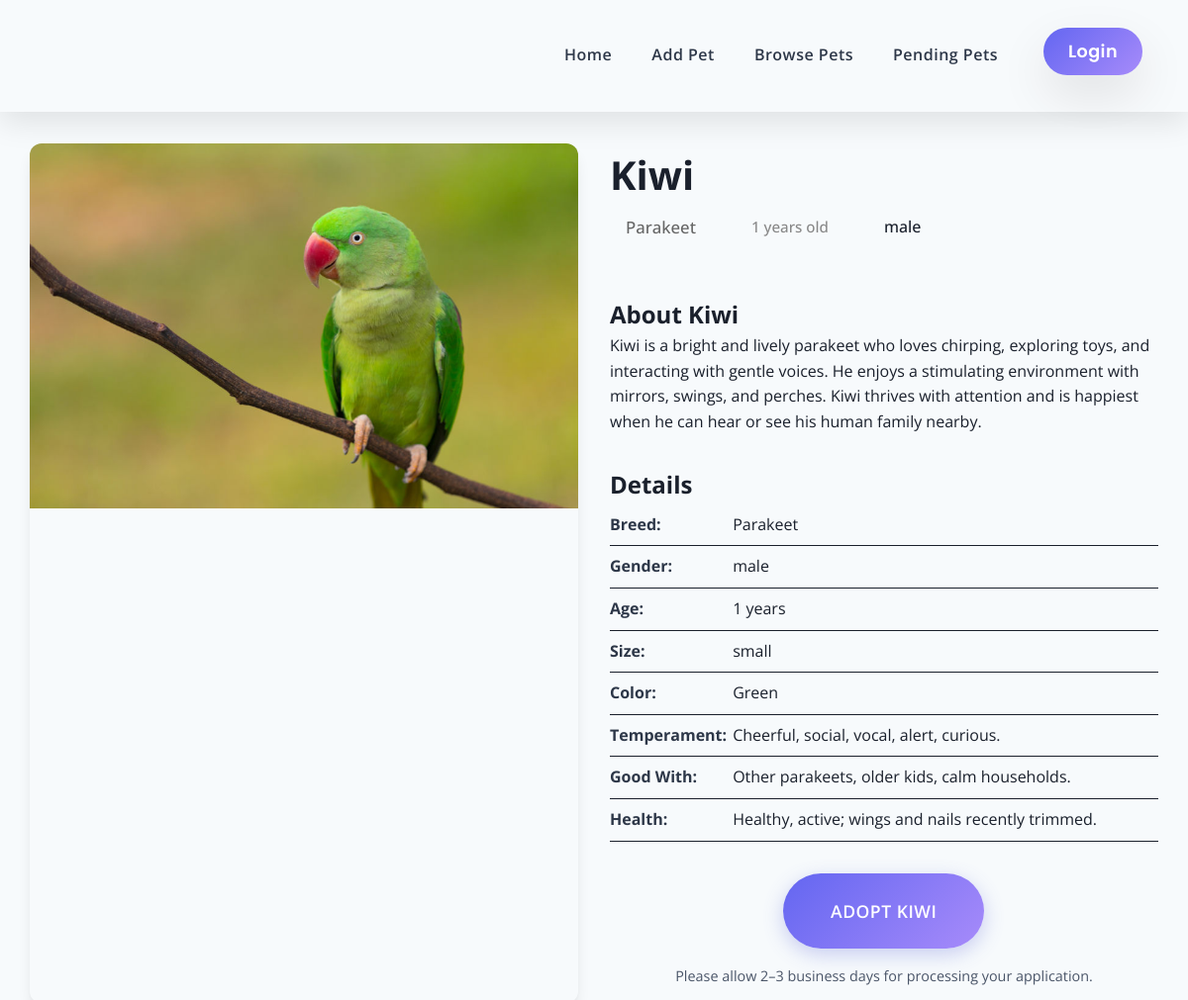
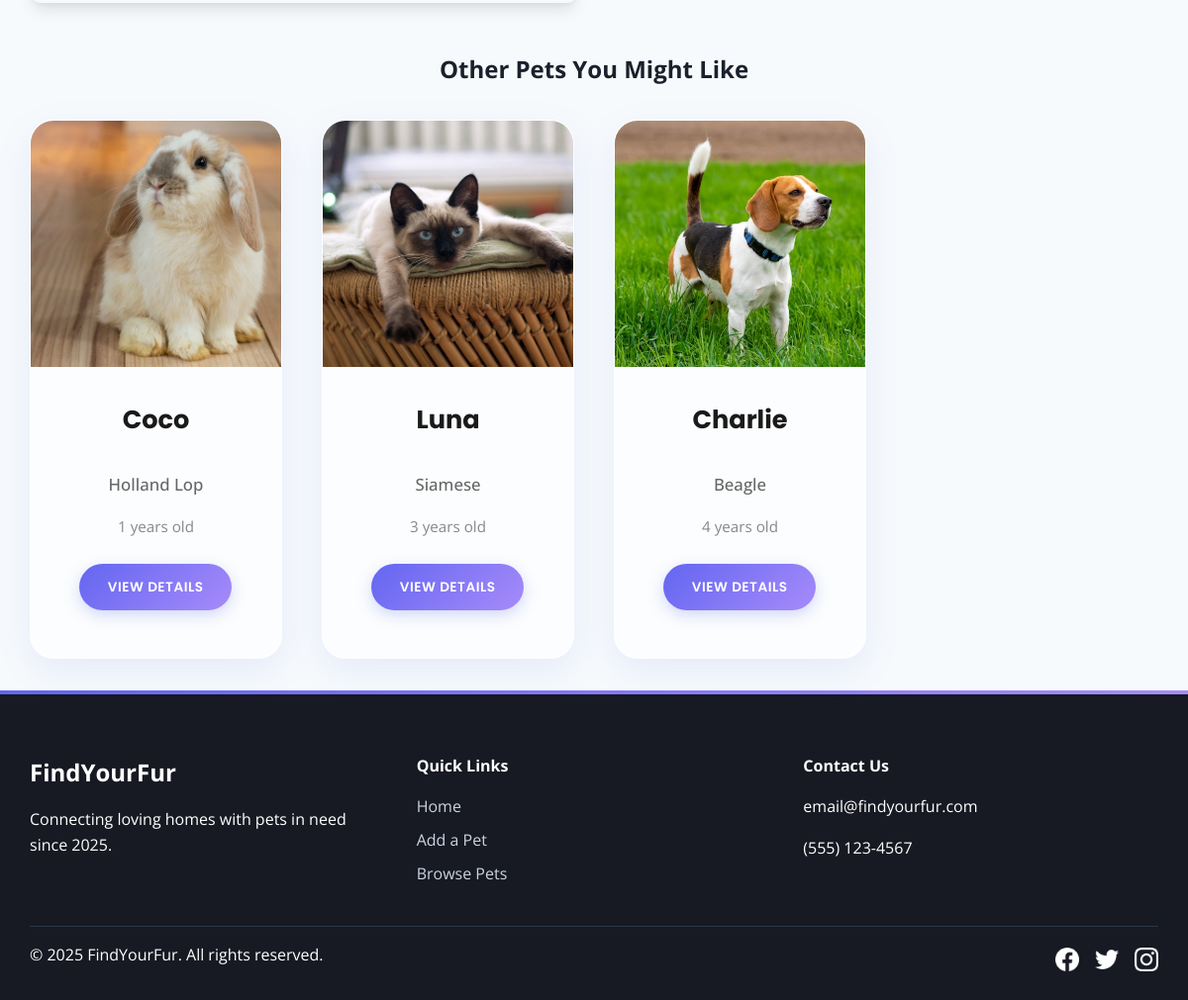
/pet-details.php?id=16, run on the app's committed database (2 pictures, top to bottom).
### tables this page shows
CREATE TABLE `pets` (
  `petID` int(11) NOT NULL,
  `UserID` int(11) UNSIGNED NOT NULL,
  `petName` varchar(100) NOT NULL,
  `animalType` varchar(50) NOT NULL,
  `petBreed` varchar(100) NOT NULL,
  `gender` varchar(10) NOT NULL,
  `age` int(11) NOT NULL,
  `birthday` date NOT NULL,
  `size` varchar(10) NOT NULL,
  `weight` int(11) NOT NULL,
  `color` varchar(50) NOT NULL,
  `temperament` varchar(200) NOT NULL,
  `goodwith` varchar(200) NOT NULL,
  `health` varchar(200) NOT NULL,
  `description` text NOT NULL,
  `status` varchar(50) NOT NULL,
  `image` varchar(255) NOT NULL
);

### pet-details.php (the view, shortened to what this page needs)
<?php
require "config.php";
$petID = intval($_GET['id']);
$stmt = $conn->prepare("SELECT * FROM pets WHERE petID = ?");
$stmt->bind_param("i", $petID);
$stmt->execute();
$result = $stmt->get_result();
$pet = $result->fetch_assoc();
$relatedPets = [];
if (count($relatedPets) < 3) {
    $needed = 3 - count($relatedPets);
    $excludeIDs = [$pet['petID']];
    $excludeList = implode(",", $excludeIDs);
    $fillQuery = "
        SELECT * FROM pets
        WHERE petID NOT IN ($excludeList)
        AND status = 'Available'
        ORDER BY RAND()
        LIMIT $needed
    ";
    $result2 = $conn->query($fillQuery);
    while ($row = $result2->fetch_assoc()) {
        $relatedPets[] = $row;
    }
}
?>
<!DOCTYPE html>
<html lang="en">
<head>
    <link rel="stylesheet" href="styles.css">
</head>
<body>
    <header class="header" data-animate>
        <div class="container">
            <nav class="navbar">
                <ul class="nav-links" id="navLinks">
                    <li><a href="index.php">Home</a></li>
                    <li><a href="add-pet.php">Add Pet</a></li>
                    <li><a href="pet-list.php">Browse Pets</a></li>
                    <li><a href="pending-pets.php">Pending Pets</a></li>
                    <?php if (isset($_SESSION["userID"])): ?>
                        <li><a href="profile.php" class="btn-outline loggedin">My Account</a></li>
                    <?php else: ?>
                        <li><a href="#" id="openLoginModal" class="btn-outline">Login</a></li>
                    <?php endif; ?>
                </ul>
            </nav>
        </div>
    </header>
    <main class="container">
        <section class="pet-details" data-animate>
            <div class="pet-details-content">
                <div class="pet-image-large" data-animate>
                    <img src="images/imageupload/<?= $pet['image']; ?>" alt="<?= $pet['petName']; ?>">
                </div>
                <div class="pet-info-details" data-animate>
                    <h2><?= $pet['petName']; ?></h2>
                    <div class="pet-meta" data-animate>
                        <span class="pet-breed"><?= $pet['petBreed']; ?></span>
                        <span class="pet-age"><?= $pet['age']; ?> years old</span>
                        <span class="pet-gender"><?= $pet['gender']; ?></span>
                    </div>
                    <div class="pet-description" data-animate>
                        <h3>About <?= $pet['petName']; ?></h3>
                        <p><?= nl2br($pet['description']); ?></p>
                    </div>
                    <div class="pet-details-list" data-animate>
                        <h3>Details</h3>
                        <ul>
                            <li><strong>Breed:</strong> <?= $pet['petBreed']; ?></li>
                            <li><strong>Gender:</strong> <?= $pet['gender']; ?></li>
                            <li><strong>Age:</strong> <?= $pet['age']; ?> years</li>
                            <li><strong>Size:</strong> <?= $pet['size']; ?></li>
                            <li><strong>Color:</strong> <?= $pet['color']; ?></li>
                            <li><strong>Temperament:</strong> <?= $pet['temperament']; ?></li>
                            <li><strong>Good With:</strong> <?= $pet['goodwith']; ?></li>
                            <li><strong>Health:</strong> <?= $pet['health']; ?></li>
                        </ul>
                    </div>
                    <div class="adopt-button-container" data-animate>
                        <a href="#" class="btn btn-primary btn-large openAdoptModal"
                            data-petid="<?= $pet['petID']; ?>">
                            Adopt <?= $pet['petName']; ?>
                        </a>
                        <p class="adoption-note">Please allow 2–3 business days for processing your application.</p>
                    </div>
                </div>
            </div>
            <div class="related-pets" data-animate>
                <h3>Other Pets You Might Like</h3>
                <div class="pet-grid">
                    <?php foreach ($relatedPets as $r): ?>
                        <article class="pet-card" data-animate>
                            <div class="pet-image">
                                <img src="images/imageupload/<?= $r['image'] ?>"
                                    alt="<?= $r['petName'] ?>">
                            </div>
                            <div class="pet-info">
                                <h3><?= $r['petName'] ?></h3>
                                <p class="pet-breed"><?= $r['petBreed'] ?></p>
                                <p class="pet-age"><?= $r['age'] ?> years old</p>
                                <a href="pet-details.php?id=<?= $r['petID'] ?>"
                                class="btn btn-outline">
                                    View Details
                                </a>
                            </div>
                        </article>
                    <?php endforeach; ?>
                </div>
            </div>
        </section>
    </main>
    <footer class="footer" data-animate>
        <div class="container">
            <div class="footer-content">
                <div class="footer-section">
                    <h3>FindYourFur</h3>
                    <p>Connecting loving homes with pets in need since 2025.</p>
                </div>
                <div class="footer-section">
                    <h4>Quick Links</h4>
                    <ul>
                        <li><a href="index.php">Home</a></li>
                        <li><a href="add-pet.php">Add a Pet</a></li>
                        <li><a href="pet-list.php">Browse Pets</a></li>
                    </ul>
                </div>
                <div class="footer-section">
                    <h4>Contact Us</h4>
                    <p>email@findyourfur.com</p>
                    <p>(555) 123-4567</p>
                </div>
            </div>
            <div class="footer-bottom">
                <p>&copy; 2025 FindYourFur. All rights reserved.</p>
                <div class="social-icons">
                    <a href="#" aria-label="Facebook">
                        <img src="images/facebook.png" width="24" height="24">
                    </a>
                    <a href="#" aria-label="Twitter">
                        <img src="images/twitter.png" width="24" height="24">
                    </a>
                    <a href="#" aria-label="Instagram">
                        <img src="images/instagram.png" width="24" height="24">
                    </a>
                </div>
            </div>
        </div>
    </footer>
</body>
</html>

### data on the page
pets: image (picture), petName "Kiwi", petBreed "Parakeet", age "1", gender "male", description "Kiwi is a bright and lively parakeet who loves chirping, exploring toys, and interacting with gentle voices. He enjoys a stimulating environment with mirrors, swings, and perches. Kiwi thrives with attention and is happiest when he can hear or see his human family nearby.", size "small", color "Green", temperament "Cheerful, social, vocal, alert, curious.", goodwith "Other parakeets, older kids, calm households.", health "Healthy, active; wings and nails recently trimmed.", petName "KIWI"
pets: image (picture), petName "Coco", petBreed "Holland Lop", age "1"
pets: image (picture), petName "Luna", petBreed "Siamese", age "3"
pets: image (picture), petName "Charlie", petBreed "Beagle", age "4"
